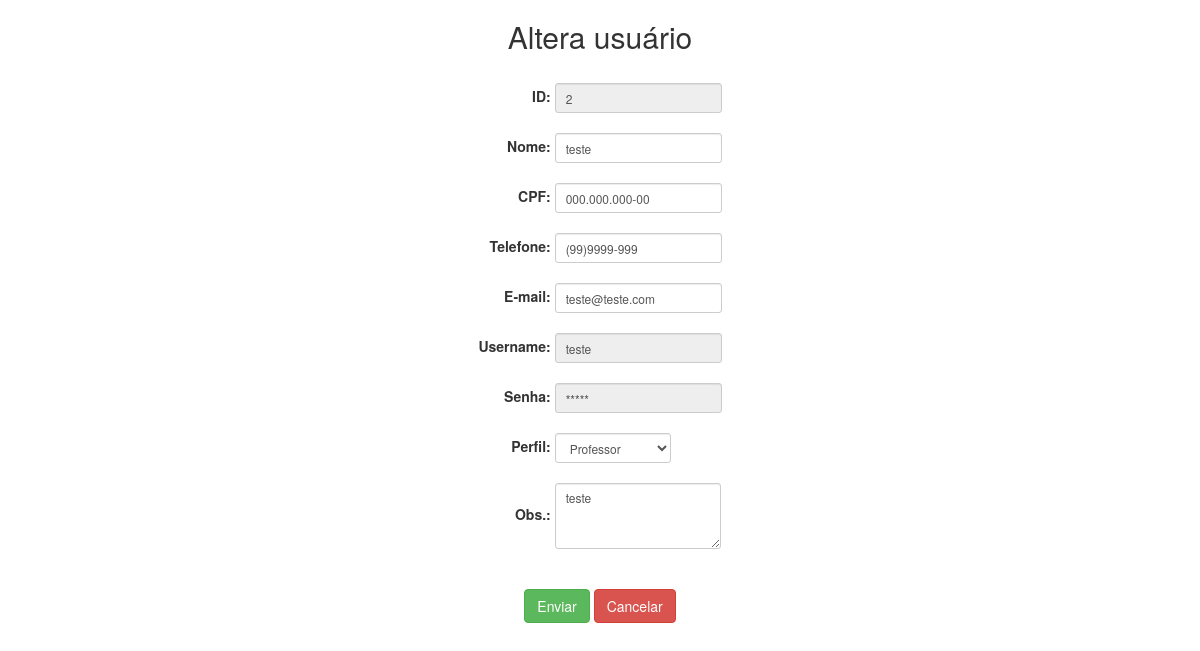
Screenshot of /admin/altera_usuario.php?id=2 with the database file from the repository.
### tables this page shows
CREATE TABLE IF NOT EXISTS `usuarios` (
  `id` int(5) NOT NULL AUTO_INCREMENT,
  `nome` varchar(30) DEFAULT NULL,
  `cpf` varchar(14) DEFAULT NULL,
  `telefone` varchar(12) DEFAULT NULL,
  `email` varchar(30) DEFAULT NULL,
  `username` varchar(15) DEFAULT NULL,
  `passwd` varchar(32) DEFAULT NULL,
  `obs` varchar(140) DEFAULT NULL,
  `data` date DEFAULT NULL,
  `hora` time DEFAULT NULL,
  `id_tipo` int(5) DEFAULT NULL,
  PRIMARY KEY (`id`),
  KEY `id_tipo` (`id_tipo`)
);

CREATE TABLE IF NOT EXISTS `tipo_usuario` (
  `id` int(5) NOT NULL AUTO_INCREMENT,
  `descricao` varchar(30) DEFAULT NULL,
  PRIMARY KEY (`id`)
);

### admin/altera_usuario.php (the view, shortened to what this page needs)
<!DOCTYPE HTML>
<html lang="pt-BR">
  <head>
    <link href="../css/bootstrap.min.css" rel="stylesheet">
    <link href="../css/estilo.css" rel="stylesheet">
  </head>
  <?php
  $id=$_GET['id'];
  require "../class_sala.php";
  require "../class_usuario.php";
  $query = "SELECT usuarios.id, usuarios.nome, usuarios.cpf, usuarios.telefone, usuarios.email, usuarios.username, usuarios.passwd, usuarios.obs, tipo_usuario.descricao, tipo_usuario.id as idusuario FROM usuarios,tipo_usuario WHERE usuarios.id_tipo = tipo_usuario.id AND usuarios.id='$id' ";
  $consulta = mysql_query($query) or die(mysql_error ());
  while($registro = mysql_fetch_assoc($consulta)) {
  echo "
  <div class='main' align='center'>
    <center><h2>Altera usuário</h2></center><br>
    <form class='form-inline' method='POST' action=''>
      <table>
        <tr><td align='right'><label>ID:&nbsp;</label></td><td><input type='text' name='id' class='form-control input-sm' value=".$id." required disabled=disable></td></tr>
        <tr><td>&nbsp;</td></tr>
        <tr><td align='right'><label>Nome:&nbsp;</label></td><td><input type='text' name='nome' class='form-control input-sm' value=".$registro['nome']." required></tr></td>
        <tr><td>&nbsp;</td></tr>
        <tr><td align='right'><label>CPF:&nbsp;</label></td><td><input type='text' name='cpf' class='form-control input-sm' value=".$registro['cpf']." required></tr></td>
        <tr><td>&nbsp;</td></tr>
        <tr><td align='right'><label>Telefone:&nbsp;</label></td><td><input type='text' name='telefone' class='form-control input-sm' value=".$registro['telefone']." required></tr></td>
        <tr><td>&nbsp;</td></tr>
        <tr><td align='right'><label>E-mail:&nbsp;</label></td><td><input type='email' name='email' class='form-control input-sm' value=".$registro['email']." required></tr></td>
        <tr><td>&nbsp;</td></tr>
        <tr><td align='right'><label>Username:&nbsp;</label></td><td><input type='text' name='username' class='form-control input-sm' value=".$registro['username']." required disabled=disable></tr></td>
        <tr><td>&nbsp;</td></tr>
        <tr><td align='right'><label>Senha:&nbsp;</label></td><td><input type='text' class='form-control input-sm' value='*****' required disabled=disable></tr></td>
        <tr><td>&nbsp;</td></tr>
        <tr><td align='right'><label>Perfil:&nbsp;</label></td><td><select class='form-control input-sm' name='tipo'>";
        $query = "SELECT id,descricao FROM tipo_usuario";
        $consulta = mysql_query($query) or die(mysql_error ());
        echo '<option value='.$registro["idusuario"].'>'.$registro["descricao"].'</option>';
        while($result = mysql_fetch_assoc($consulta)) {
          echo '<option value='.$result["id"].'>'.$result["descricao"].'</option>';
        } echo "
        <tr><td>&nbsp;</td></tr>
        <tr><td align='right'><label>Obs.:&nbsp;</label></td><td><textarea class='form-control input-sm' rows='3' name='obs'>".$registro['obs']."</textarea></tr></td>
      </table>
      <br><br><button type='submit' name='enviar' class='btn btn-success'>Enviar</button>
      <a href='listar_usuarios.php'><button type='button' class='btn btn-danger'>Cancelar</button></a>
    </form>
  </div>";
  }
  ?>
</html>

### css/estilo.css (style rules this page uses)
div.main { width: 350px; height: 100%; margin: 0 auto; }

### rows the page displays
usuarios: nome "teste", cpf "000.000.000-00", telefone "(99)9999-999", email "teste@teste.com", username "teste", tipo "Professor", obs "teste"
